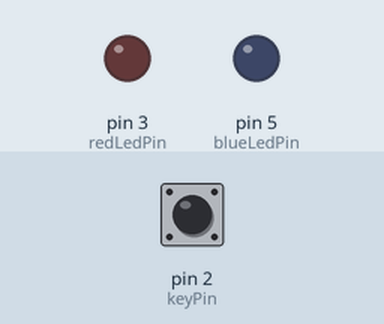
Simulated run of this sketch. Board: Arduino Uno, built with avr-gcc and run on an emulated ATmega328P. Parts: output pins drawn as LEDs (lit = HIGH). Dashed ring = blinking. The inputs (shaded band) are chosen by the test bench; at power-on: pin 2 (keyPin) HIGH.

Above: at 1.2 s.
1.3 s: pin 2 (keyPin) pulled LOW for 0.15 s
At 1.7 s:
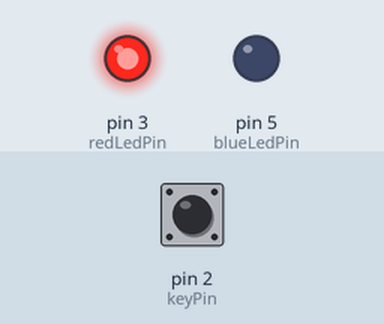
3.8 s: pin 2 (keyPin) pulled LOW for 3.2 s
At 4.7 s:
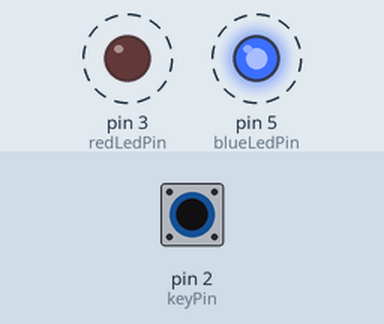
Timing chart, 0 to 9.3 s (numbered marks = the images above; inputs shaded):
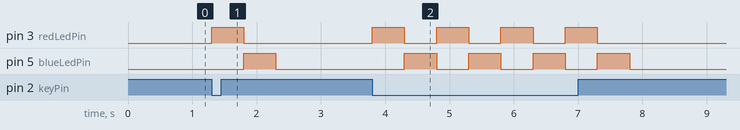

The sketch:

mk_lab11.ino
```cpp
// C++ code
const int redLedPin = 3;
const int blueLedPin = 5;
const int keyPin = 2;

void setup()
{
  pinMode(redLedPin, OUTPUT);
  pinMode(blueLedPin, OUTPUT);
  pinMode(keyPin, INPUT_PULLUP);
}

void loop()
{
  if (digitalRead(keyPin) == LOW)
  {
    digitalWrite(redLedPin, HIGH);
    delay(500);
    digitalWrite(redLedPin, LOW);

    digitalWrite(blueLedPin, HIGH);
    delay(500);
    digitalWrite(blueLedPin, LOW);
  }
}
```

Measured:
- after the input at 1.3 s, pin 3 (redLedPin): LOW → HIGH at once, → LOW 0.50 s later; pin 5 (blueLedPin): LOW → HIGH after 0.50 s, → LOW 0.50 s later
- after the input at 3.8 s, pin 3 (redLedPin): alternates HIGH for 0.50 s and LOW for 0.50 s, 8 changes in all, then stays LOW, starting at once; pin 5 (blueLedPin): alternates HIGH for 0.50 s and LOW for 0.50 s, 8 changes in all, then stays LOW, starting after 0.50 s
